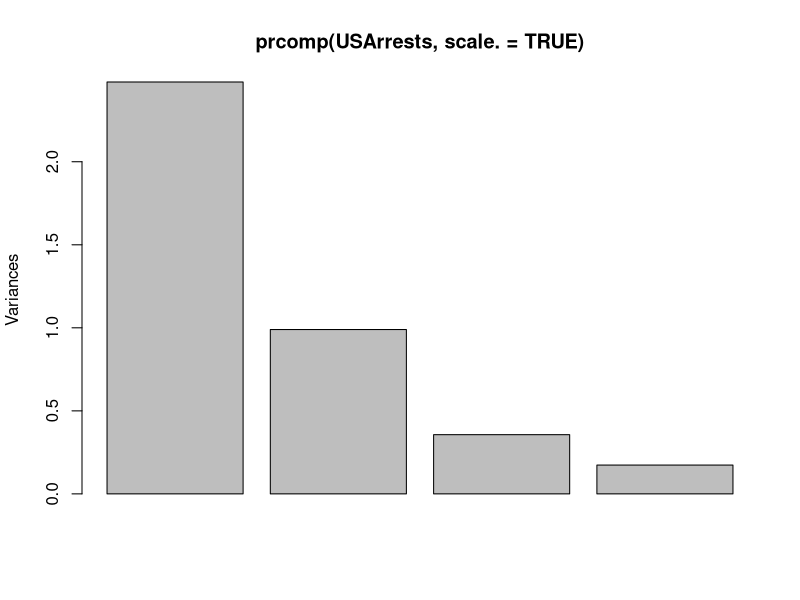
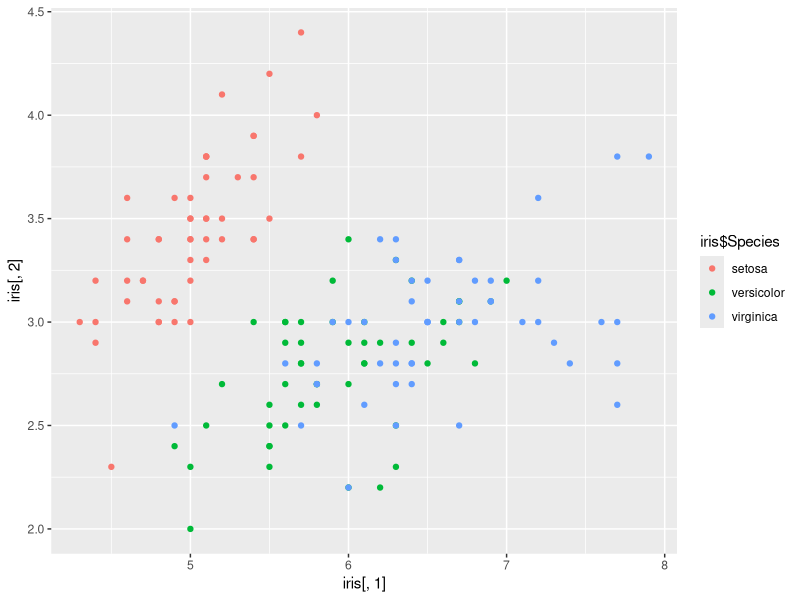
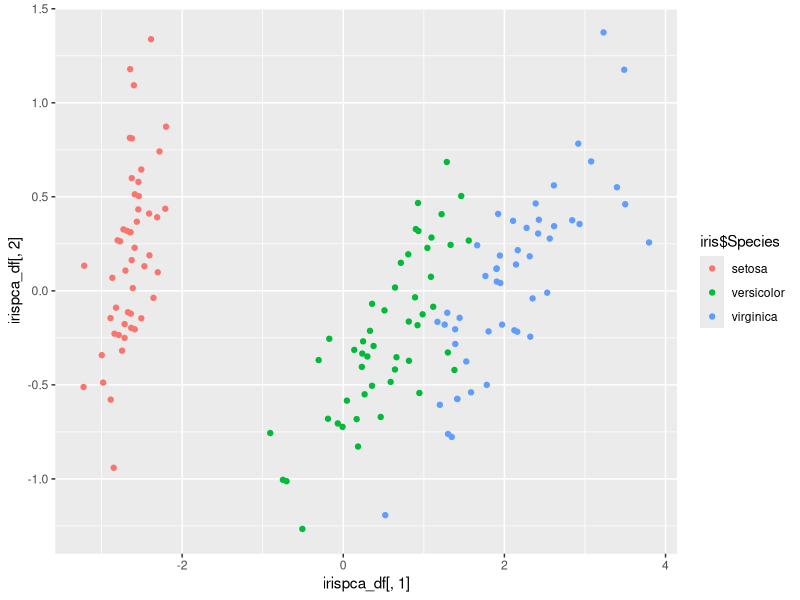

These figures' R source, in order:
library(ggplot2)

mu = colMeans(USArrests)
USArrestspca = prcomp(USArrests)

nComp = 4
USArrestshat = USArrestspca$x[,1:nComp] %*% t(USArrestspca$rotation[,1:nComp])
USArrestshat = scale(USArrestshat, center = -mu, scale = FALSE)

plot(prcomp(USArrests, scale. = TRUE))

#before PCA
ggplot(data=iris, aes(x=iris[, 1], y=iris[,2], color=iris$Species)) + geom_point()

irispca = princomp(iris[, 1:4])

irispca_df = as.data.frame(irispca$scores)

#after PCA
ggplot(data=irispca_df, aes(x=irispca_df[,1], y=irispca_df[, 2], color=iris$Species) ) + geom_point()




